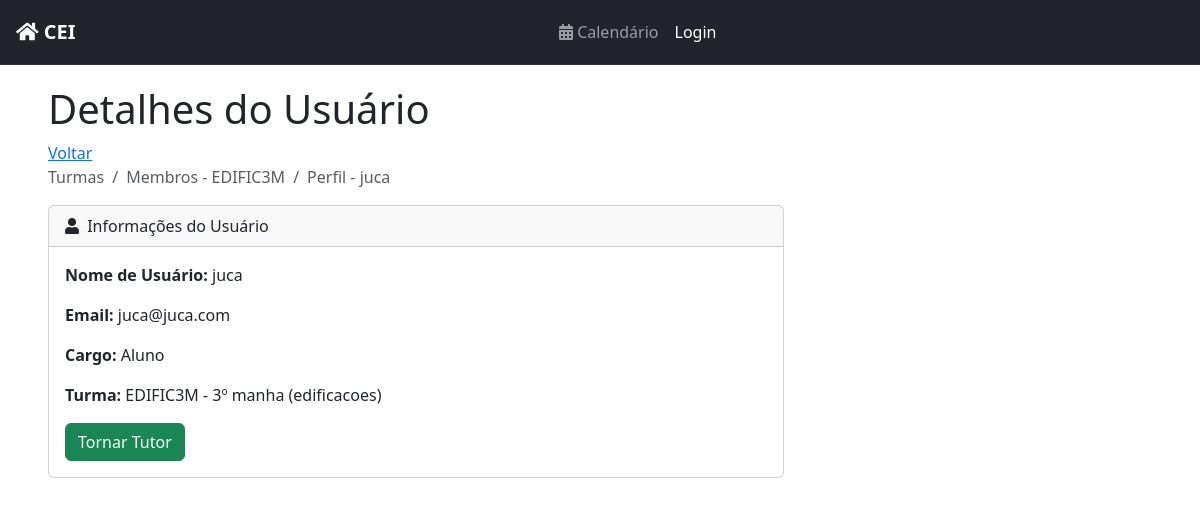
Page /user/15/ on the earlier database version.
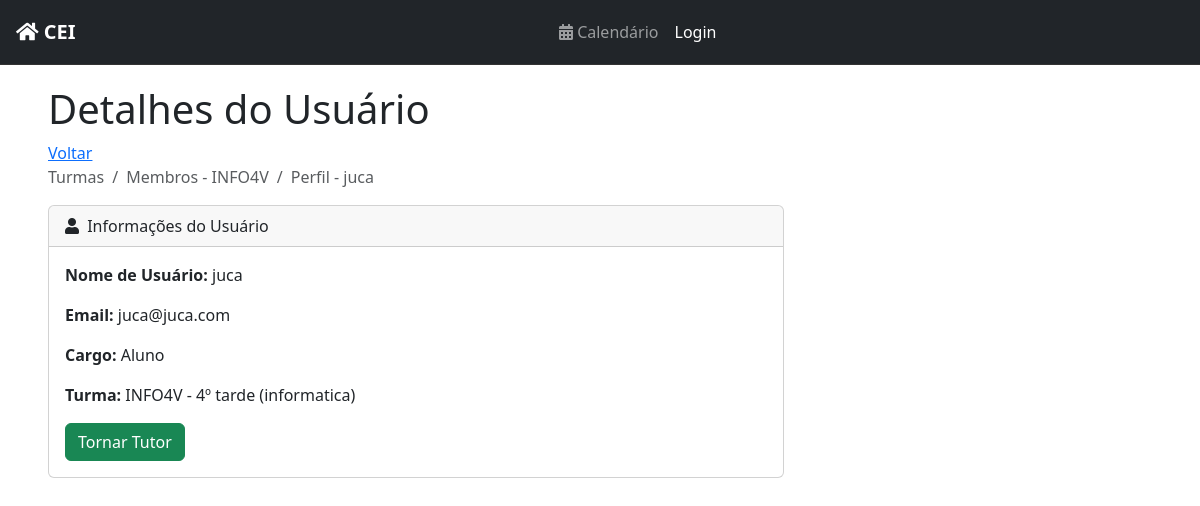
Same page on the later database version.
### profiles/models.py (models this page shows)
class CustomUser(AbstractUser):
    id = models.BigAutoField(primary_key=True)
    turma = models.ForeignKey('classes.Turma', on_delete=models.SET_NULL, blank=True, null=True)
    @property
    def cargo(self):
        if self.groups.filter(name="Tutor").exists():
            return "Aluno e Tutor"
        elif self.groups.filter(name="Discente").exists():
            return "Aluno"
        elif self.groups.filter(name="Docente").exists():
            return "Professor"
        return "Indefinido"
    @property
    def perfilturma(self):
        if self.groups.filter(name="Discente").exists():
            return self.turma
        elif self.groups.filter(name="Docente").exists():
            return "Voce é professor :D"
        return "Indefinido"

### classes/models.py (models this page shows, shortened)
class Turma(models.Model):
    TURNO_CHOICES = [
        ('manha', 'Manhã'),
        ('tarde', 'Tarde'),
        ('noite', 'Noite'),
    ]
    CURSO_CHOICES = [
        ('edificacoes', 'Edificações'),
        ('informatica', 'Informática'),
        ('meio_ambiente', 'Meio Ambiente'),
        ('matematica', 'Matemática'),
    ]
    SERIE_CHOICES = [
        ('1', '1º Ano'),
        ('2', '2º Ano'),
        ('3', '3º Ano'),
        ('4', '4º Ano'),
    ]
    nome = models.CharField(max_length=8, unique=True)
    serie = models.CharField(max_length=1, choices=SERIE_CHOICES)
    turno = models.CharField(max_length=5, choices=TURNO_CHOICES)
    curso = models.CharField(max_length=15, choices=CURSO_CHOICES)
    def __str__(self):
        return f"{self.nome} - {self.serie}º {self.turno} ({self.curso})"

### profiles/views.py (the view, shortened to what this page needs)
# urls.py: path('user/<int:pk>/', UserDetailView.as_view(), name='user_detail'),
class UserDetailView(GroupRequiredMixin, DetailView):
    group_required = u"Docente"
    login_url = reverse_lazy('login')
    model = CustomUser
    template_name = "registration/user_detail.html"
    context_object_name = "user_detail"

### profiles/templates/registration/user_detail.html (shortened to what this page needs)
{% extends 'base.html' %}
{% block content %}
<div class="container-fluid">
    <h1>Detalhes do Usuário</h1>
    <a href="{% url 'turma_members' user_detail.turma.id %}">
        Voltar
    </a>
    <ol class="breadcrumb mb-3">
        <li class="breadcrumb-item active">Turmas</li>
        <li class="breadcrumb-item active">Membros - {{ user_detail.turma.nome }}</li>
        <li class="breadcrumb-item active">Perfil - {{ user_detail.username }}</li>
    </ol>
    <div class="card col-md-8">
        <div class="card-header">
            <i class="fas fa-user me-1"></i> Informações do Usuário
        </div>
        <div class="card-body">
            <p><strong>Nome de Usuário:</strong> {{ user_detail.username }}</p>
            <p><strong>Email:</strong> {{ user_detail.email }}</p>
            <p><strong>Cargo:</strong> {{ user_detail.cargo }}</p>
            <p><strong>Turma:</strong> {{ user_detail.perfilturma }}</p>
            <button type="button" class="btn {% if user_detail.cargo == "Aluno e Tutor" %}btn-danger{% else %}btn-success{% endif %}"
                    data-bs-toggle="modal"
                    data-bs-target="#confirmModal">
                {% if user_detail.cargo == "Aluno e Tutor" %}
                    Remover como Tutor
                {% elif user_detail.cargo == "Aluno" %}
                    Tornar Tutor
                {% endif %}
            </button>
        </div>
    </div>
</div>
{% endblock %}

Differences in the rows shown:
changed CustomUser "juca": turma.nome "EDIFIC3M" → "INFO4V"; perfilturma "EDIFIC3M - 3º manha (edificacoes)" → "INFO4V - 4º tarde (informatica)"
